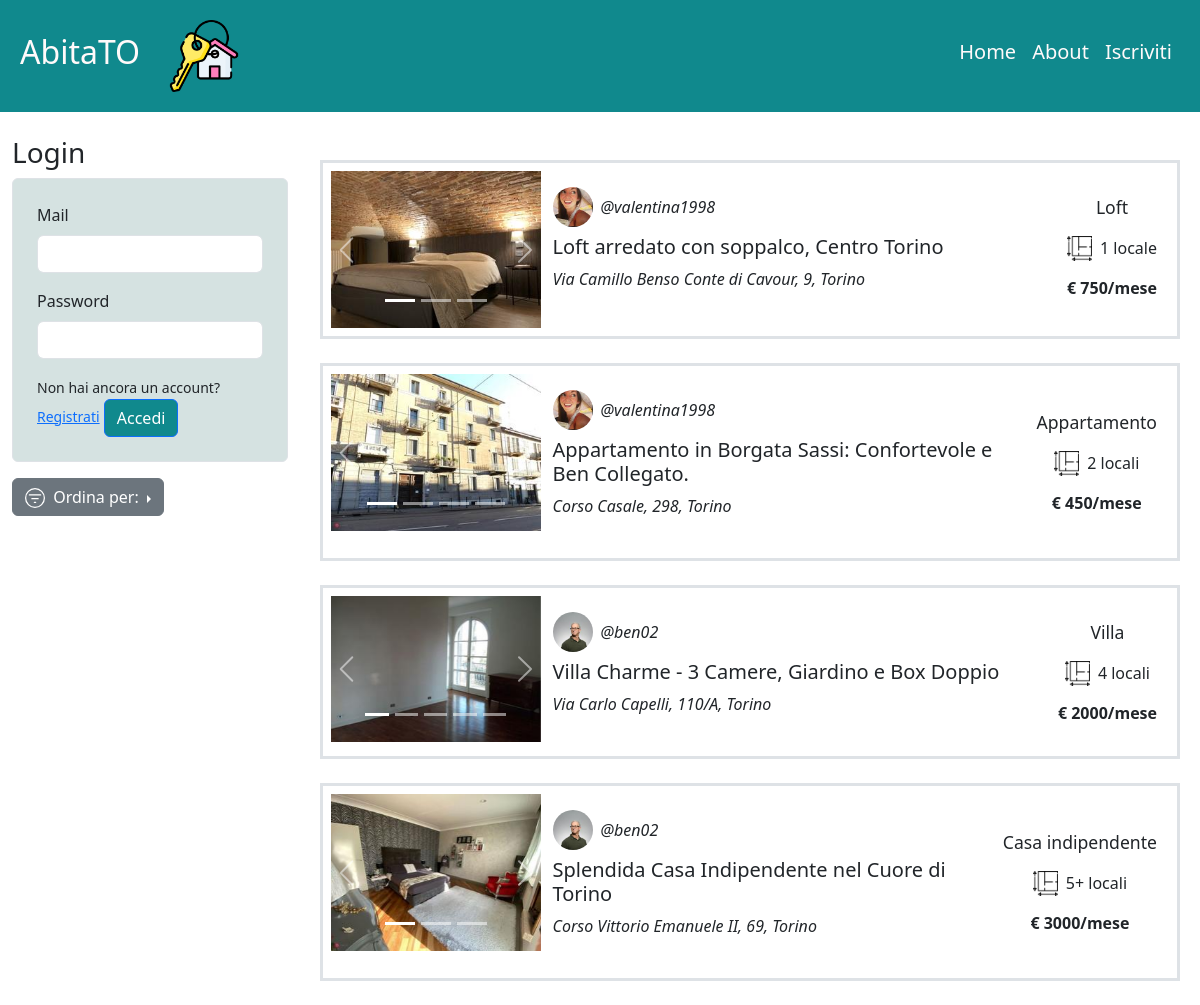
Screenshot of /locali-crescenti with the database file from the repository.
### tables this page shows
CREATE TABLE "foto" (
	"nome_file"	TEXT NOT NULL,
	"ID_annuncio"	INTEGER NOT NULL,
	PRIMARY KEY("nome_file"),
	FOREIGN KEY("ID_annuncio") REFERENCES "annunci"("ID_annuncio")
);

CREATE TABLE "annunci" (
	"ID_annuncio"	INTEGER NOT NULL,
	"Locali"	INTEGER NOT NULL,
	"Disponibile"	INTEGER NOT NULL,
	"Tipo_casa"	TEXT NOT NULL,
	"Titolo"	TEXT NOT NULL,
	"Arredo"	INTEGER NOT NULL,
	"Prezzo"	INTEGER NOT NULL,
	"Descrizione"	TEXT NOT NULL,
	"Indirizzo"	TEXT NOT NULL,
	"id_locatore"	INTEGER NOT NULL,
	PRIMARY KEY("ID_annuncio" AUTOINCREMENT),
	FOREIGN KEY("id_locatore") REFERENCES "utenti"("User_id")
);

CREATE TABLE "utenti" (
	"Mail_utente"	TEXT NOT NULL UNIQUE,
	"Username"	TEXT NOT NULL UNIQUE,
	"Password"	TEXT NOT NULL,
	"Tipo"	INTEGER NOT NULL,
	"Img_prof"	TEXT,
	"User_id"	INTEGER NOT NULL,
	PRIMARY KEY("User_id" AUTOINCREMENT)
);

### app.py (the view)
@app.route('/locali-crescenti')
def home_room_asc():
    room_order=1 #0=price order; 1=room order
    if current_user.is_authenticated:
        if current_user.tipo == 1:
                posts_result = annunci_dao.get_available_posts_asc_rooms(current_user.id) #doesn't show the landlord's post
        else:
                posts_result = annunci_dao.get_available_posts_asc_rooms('') #shows all posts
    else:
            posts_result = annunci_dao.get_available_posts_asc_rooms('')
    posts_db = [dict(row) for row in posts_result] #it's a list of dict, where each dict is a post
    for post in posts_db:
        photos_result=foto_dao.get_photos_by_PostID(post['ID_annuncio'])
        photos_db = []
        for row in photos_result:
            photos_db.append(row['nome_file'])
        post['Photos']=photos_db
    return render_template("home.html", posts=posts_db, room_order=room_order)

### annunci_dao.py (called while the page is built)
def get_available_posts_asc_rooms(ID_utente):
    conn = sqlite3.connect('db/db_affitti.db')
    conn.row_factory = sqlite3.Row
    cursor = conn.cursor()
    sql = 'SELECT * FROM annunci a, utenti u WHERE a.disponibile=1 AND u.User_id=a.id_locatore AND a.id_locatore != ? ORDER BY a.locali ASC'
    cursor.execute(sql, (ID_utente,))
    posts = cursor.fetchall()
    cursor.close()
    conn.close()
    return posts

### foto_dao.py (called while the page is built)
def get_photos_by_PostID(ID_post): #gets all the photos of a single post
    conn = sqlite3.connect('db/db_affitti.db')
    conn.row_factory = sqlite3.Row
    cursor = conn.cursor()
    sql = 'SELECT nome_file FROM foto WHERE ID_annuncio = ?'
    cursor.execute(sql,(ID_post,))
    photos = cursor.fetchall()
    cursor.close()
    conn.close()
    return photos

### templates/home.html (shortened to what this page needs)
{% extends "base.html" %}
{% block home_active %}active{% endblock %}
{% block content %}
<aside id="myaside" class="col-lg-3 col-md-12">
  {% if not current_user.is_authenticated %}
  <section>
    <h3>Login</h3>
    <div class="p-4 border rounded mb-3 myForm">
      <form action="/login" method="POST">
        <div class="mb-3">
          <label for="mailInput" class="form-label">Mail</label>
          <input type="text" class="form-control" id="mailInput" aria-describedby="mailHelp" name="mail_utente">
        </div>
        <div class="mb-3">
          <label for="passwordInput" class="form-label">Password</label>
          <input type="password" class="form-control" id="passwordInput" name="password">
        </div>
        <div>
        <small>Non hai ancora un account? <a href="/iscriviti">Registrati</a></small>
        <button type="submit" class="btn btn-primary myFormButton">Accedi</button>
      </div>
      </form>
    </div>
  </section>
  {% endif %}
  <div class="btn-group dropend">
    <button type="button" class="btn btn-secondary dropdown-toggle" data-bs-toggle="dropdown" aria-expanded="false">
      Ordina per:
    </button>
  </div>
</aside>
<main class="col-lg-9 col-md-12">
  {%if posts%}
  {% for post in posts %}
  <article class="row border border-3 p-2 mx-2 my-4">
    <div class="col-lg-3 col-md-6 col-sm-12 px-0">
      <div id="carouselExampleIndicators{{post.ID_annuncio}}" class="carousel slide">
        <div class="carousel-indicators">
          {%for photo in post.Photos%}
          {%if loop.index==1%}
          <button type="button" data-bs-target="#carouselExampleIndicators{{post.ID_annuncio}}" data-bs-slide-to="{{loop.index-1}}" class="active" aria-current="true" aria-label="Slide {{loop.index}}"></button>
          {%else%}
          <button type="button" data-bs-target="#carouselExampleIndicators{{post.ID_annuncio}}" data-bs-slide-to="{{loop.index-1}}" aria-label="Slide {{loop.index}}"></button>
          {%endif%}
          {%endfor%}
        </div>
        <div class="carousel-inner">
          {%for photo in post.Photos%}
          <div class="carousel-item {%if loop.index==1%} active{%endif%}">
            <a href="{{url_for('single_post', ID_annuncio=post.ID_annuncio)}}"><img src="{{ url_for('static', filename= photo ) }}" class="d-block w-100" alt="Questa è un immagine dell'annuncio"></a>
          </div>
          {%endfor%}
        </div>
        <button class="carousel-control-prev" type="button" data-bs-target="#carouselExampleIndicators{{post.ID_annuncio}}" data-bs-slide="prev">
          <span class="carousel-control-prev-icon" aria-hidden="true"></span>
        </button>
        <button class="carousel-control-next" type="button" data-bs-target="#carouselExampleIndicators{{post.ID_annuncio}}" data-bs-slide="next">
          <span class="carousel-control-next-icon" aria-hidden="true"></span>
        </button>
      </div>
    </div>
    <div class="col-lg-9 col-md-6 col-sm-12">
      <section class="mt-2">
        <div class="d-flex flex-row justify-content-between">
          <div class="d-flex flex-column justify-content-start">
              <div class="d-flex align-items-center">
                <img class="usrimg rounded-circle" src="{{ url_for('static', filename=post.Img_prof) }}"
                alt="Questa è l'immagine dell'utente {{ post.Username |e }}">
                <p class="fs-6 fst-italic pb-0 mb-0 d-flex align-items-center">@{{post.Username |e}}</p>
              </div>
              <h5 class="mt-auto"><a class="link link-dark link-offset-2 link-underline-dark link-underline-opacity-0 link-underline-opacity-50-hover" aria-current="page"
                            href="{{url_for('single_post', ID_annuncio=post.ID_annuncio)}}">{{post.Titolo}}</a></h5>
              <p class="fw-medium fst-italic pb-3">{{ post.Indirizzo |e }}</p>
          </div>
          <div class="flex-shrink-0 d-flex flex-column justify-content-center ms-2" id="myPostRightAside">
            <p class="myTypeText d-flex justify-content-center">{{post.Tipo_casa}}</p>
            <div class="fs-6 d-flex justify-content-center">
              <img class="myRoomsIcon me-2" src="{{ url_for('static', filename='rooms_icon.png') }}" alt="Numero di locali" title="Numbero di locali">
              <p>{{post.Locali}}{% if post.Locali==5%}+{%endif%} local{% if post.Locali==1%}e{%else%}i{%endif%}</p>
            </div>
            <div class="d-flex flex-row justify-content-center align-items-center mb-2 fw-bold">
              <p class="fs-6 pb-0 mb-0">€ {{post.Prezzo}}/mese </p>
            </div>
          </div>
        </div>
      </section>
    </div>
  </article>
  {% endfor %}
  {%endif%}
</main>
{% endblock %}

### static/style.css (style rules this page uses)
.myForm { background-color: #d5e2e1; }
#myFilterIcon { margin-bottom: 0.10rem; }
.usrimg { display: inline; height: 40px; vertical-align: middle; margin: 0.5rem 0.5rem 0.5rem 0rem; }
.myTypeText { font-size: 1.1rem; }
.myRoomsIcon { display: inline; height: 25px; vertical-align: middle; }
#myPostRightAside { flex-shrink: 0; }
.myFormButton { background-color: #10898d; }

### rows the page displays
annunci: Username (picture), Username "valentina1998", Titolo "Loft arredato con soppalco, Centro Torino", Indirizzo "Via Camillo Benso Conte di Cavour, 9, Torino", Tipo_casa "Loft", Locali "1", Prezzo "750"
foto: nome_file (picture)
annunci: Username (picture), Username "valentina1998", Titolo "Appartamento in Borgata Sassi: Confortevole e Ben Collegato.", Indirizzo "Corso Casale, 298, Torino", Tipo_casa "Appartamento", Locali "2", Prezzo "450"
foto: nome_file (picture)
annunci: Username (picture), Username "ben02", Titolo "Villa Charme - 3 Camere, Giardino e Box Doppio", Indirizzo "Via Carlo Capelli, 110/A, Torino", Tipo_casa "Villa", Locali "4", Prezzo "2000"
foto: nome_file (picture)
annunci: Username (picture), Username "ben02", Titolo "Splendida Casa Indipendente nel Cuore di Torino", Indirizzo "Corso Vittorio Emanuele II, 69, Torino", Tipo_casa "Casa indipendente", Locali "5", Prezzo "3000"
foto: nome_file (picture)
